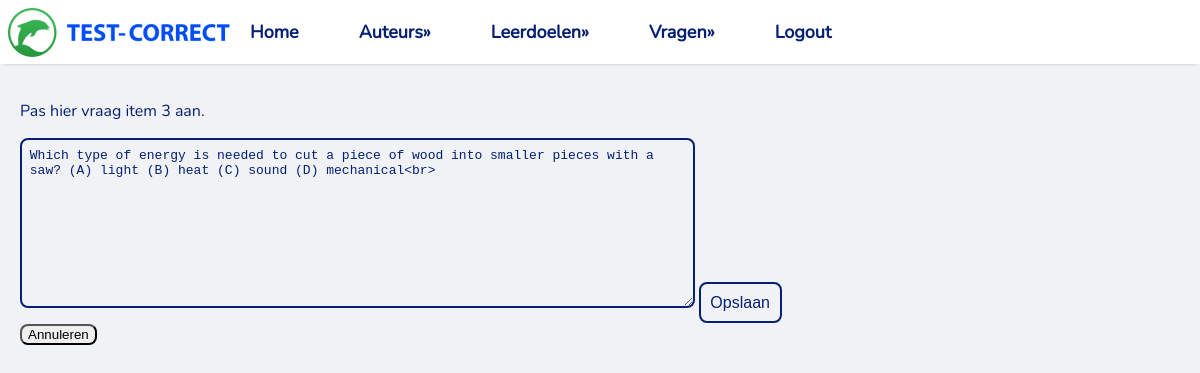
The app's page /update_web/3, older data.
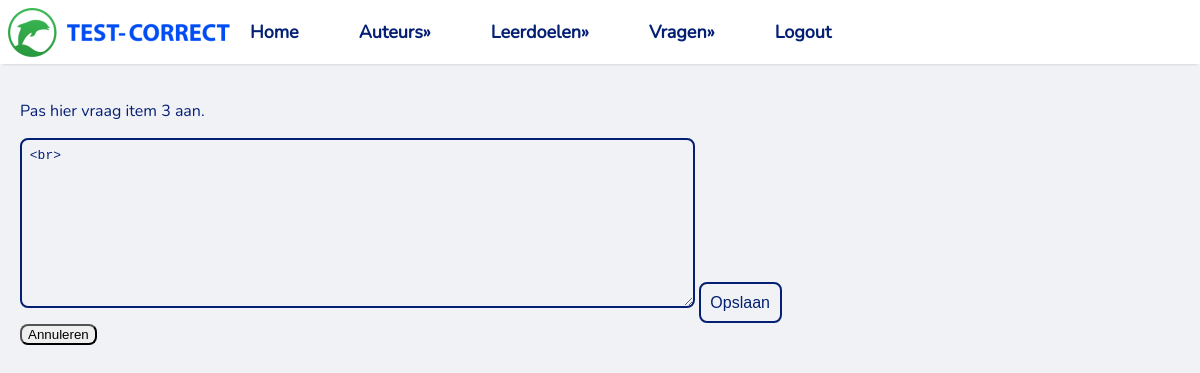
The same page, newer data.
### tables this page shows
CREATE TABLE `vragen` (
  `id` integer NOT NULL
,  `leerdoel` integer DEFAULT NULL
,  `vraag` text NOT NULL
,  `auteur` integer DEFAULT NULL
);

### app.py (the view)
@app.route("/update_web/<id>")
def update_html_errors(id=None):
    vraag = dbm.get_vraag_id(id)
    tables = dbm.get_table_list()
    rows, column_names = dbm.get_allhtmlcodes()
    return render_template("HTML_edit.html", id=id, rows=rows,
                           column_names=column_names, table_list=tables, vraag=vraag)

### lib/tablemodel.py (called while the page is built)
    def get_table_list(self):
        cursor = sqlite3.connect(self.database_file).cursor()
        cursor.execute("SELECT name FROM sqlite_master WHERE type='table'")
        tables = [table[0] for table in cursor.fetchall()]
        return tables

    def get_allhtmlcodes(self):
        cursor = sqlite3.connect(self.database_file).cursor()
        cursor.execute("SELECT id,vraag FROM vragen WHERE vraag LIKE '%&%' "
                       "OR vraag LIKE '%<%' OR vraag LIKE '%>%' OR vraag LIKE '%nbsp%';")
        allhtml_error_header = [column_name[0] for column_name in cursor.description]
        all_error_content = cursor.fetchall()
        return all_error_content, allhtml_error_header

    def get_vraag_id(self, id):
        cursor = sqlite3.connect(self.database_file).cursor()
        cursor.execute("SELECT vraag FROM vragen WHERE id = ?;", (id,))
        vraag = cursor.fetchone()[0]
        return vraag

### templates/HTML_edit.html (shortened to what this page needs)
<!DOCTYPE html>
<html lang="en">
<head>
    <link rel="stylesheet" href="/static/basic.css" type="text/css">
</head>
<body>
{% include "Navbar.html" %}
<main>
    <p>Pas hier vraag item {{ id }} aan.</p>
    <form action="/update_vraag/{{id}}" method="post">
        <textarea name="vraag" id="vraag" rows="10" cols="80" autofocus  required>{{ vraag }}</textarea>
        <input type="submit" value="Opslaan" name="submit">
    </form>
    <a href="/allHTML_error"><button>Annuleren</button></a>
</main>
</body>
</html>

Row changes from the older to the newer data that the page shows:
changed vragen: vraag "Which type of energy is needed to cut a piece of wood into smaller pieces with a saw? (A) light (B) heat (C) sound (D) mechanical<br>" → "<br>"
